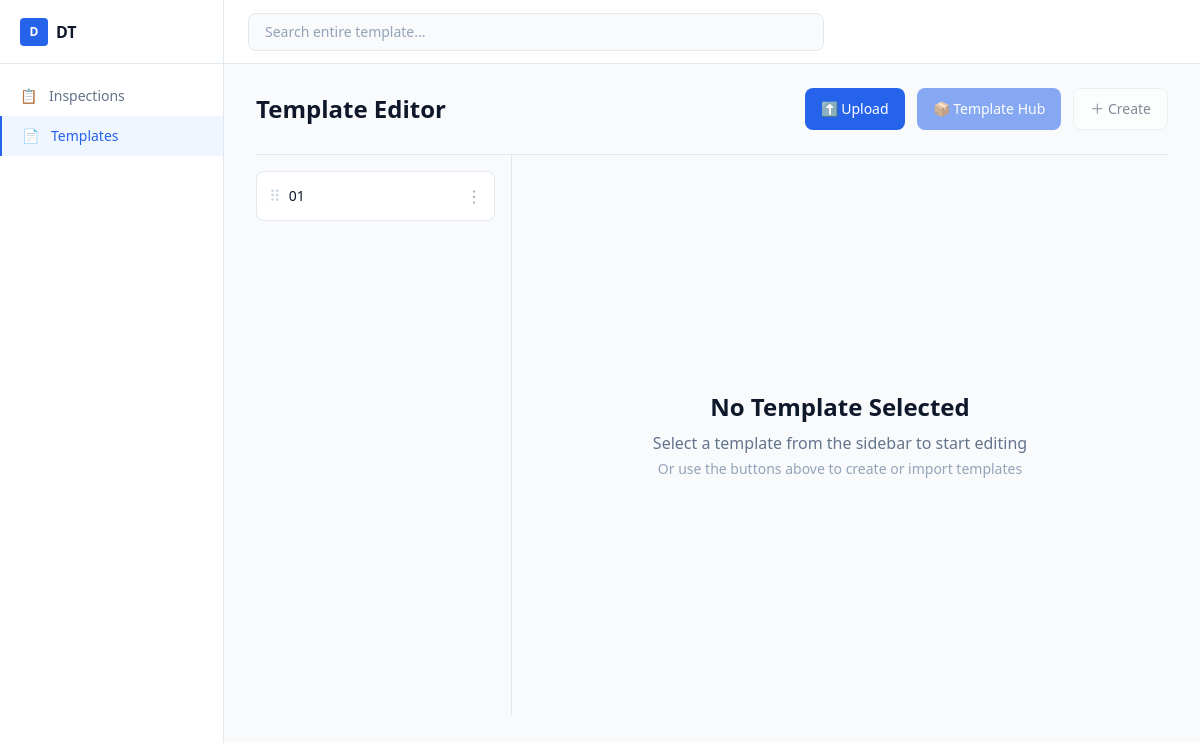
Before: / with the older database file.
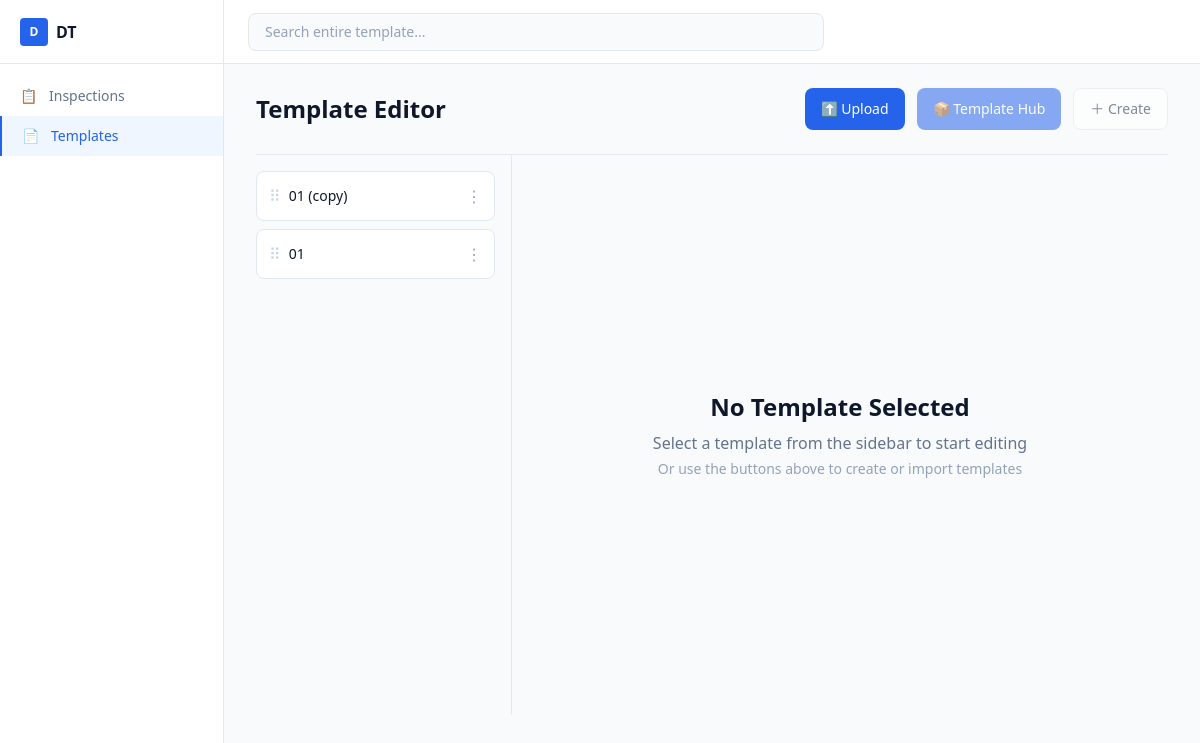
After: the same page with the newer database file.
### templates_app/models.py (models this page shows, shortened)
class Template(models.Model):
    id = models.UUIDField(primary_key=True, default=uuid.uuid4, editable=False)
    name = models.CharField(max_length=255)
    source_file_name = models.CharField(max_length=255, blank=True, null=True)
    source_template_note = models.TextField(
        blank=True,
        help_text="Which template this was exported from, and where it came from.",
    )
    copied_from = models.ForeignKey(
        "self", null=True, blank=True, on_delete=models.SET_NULL, related_name="copies"
    )
    created_at = models.DateTimeField(auto_now_add=True)
    updated_at = models.DateTimeField(auto_now=True)
    class Meta:
        ordering = ["-updated_at"]

### templates_app/views.py (the view)
# urls.py: path("", views.template_list, name="list"),
def template_list(request):
    templates = Template.objects.all()
    return render(request, "templates_app/list.html", {"templates": templates, "active": "templates"})

### templates_app/templates/templates_app/list.html (shortened to what this page needs)
{% extends "templates_app/base.html" %}
{% block content %}
<div class="px-8 py-6">
  <div class="flex items-center justify-between mb-6">
    <h1 class="text-2xl font-semibold text-slate-900">Template Editor</h1>
    <div class="flex gap-3">
      <a href="{% url 'templates_app:import' %}"
         class="inline-flex items-center gap-2 bg-brand hover:bg-brand-dark text-white text-sm font-medium px-4 py-2.5 rounded-lg">
        ⬆ Upload
      </a>
      <button disabled
         class="inline-flex items-center gap-2 bg-brand/90 text-white text-sm font-medium px-4 py-2.5 rounded-lg opacity-60 cursor-not-allowed">
        📦 Template Hub
      </button>
      <button disabled
         class="inline-flex items-center gap-2 bg-white border border-slate-200 text-slate-700 text-sm font-medium px-4 py-2.5 rounded-lg opacity-60 cursor-not-allowed">
        ＋ Create
      </button>
    </div>
  </div>
  <div class="flex gap-0 border-t border-slate-200">
    <div class="w-64 shrink-0 pt-4 pr-4 border-r border-slate-200 min-h-[70vh]">
      {% for t in templates %}
      <a href="{% url 'templates_app:editor' t.id %}"
         class="flex items-center gap-2 bg-white border border-slate-200 rounded-lg px-3 py-3 mb-2 hover:border-brand/40">
        <span class="text-slate-300 select-none">⠿</span>
        <span class="flex-1 text-sm font-medium text-slate-900 leading-snug">{{ t.name }}</span>
        <span class="text-slate-400">⋮</span>
      </a>
      {% empty %}
      <p class="text-sm text-slate-400 px-1">No templates yet.</p>
      {% endfor %}
    </div>
    <div class="flex-1 flex items-center justify-center min-h-[70vh]">
      <div class="text-center">
        <h2 class="text-2xl font-semibold text-slate-900">No Template Selected</h2>
        <p class="text-slate-500 mt-2">Select a template from the sidebar to start editing</p>
        <p class="text-slate-400 mt-1 text-sm">Or use the buttons above to create or import templates</p>
      </div>
    </div>
  </div>
</div>
{% endblock %}

### templates_app/templates/templates_app/base.html (shortened to what this page needs)
<!DOCTYPE html>
<html lang="en">
<head>
<script src="https://cdn.tailwindcss.com"></script>
</head>
<body class="bg-slate-50 text-slate-800 antialiased">
<div class="flex h-screen overflow-hidden">
  <aside class="w-56 shrink-0 bg-white border-r border-slate-200 flex flex-col">
    <div class="h-16 flex items-center gap-2 px-5 border-b border-slate-200">
      <div class="w-7 h-7 rounded bg-brand text-white flex items-center justify-center text-xs font-bold">D</div>
      <span class="font-semibold text-slate-900">DT</span>
    </div>
    <nav class="flex-1 overflow-y-auto py-3 text-sm">
      <a href="#" class="flex items-center gap-3 px-5 py-2.5 text-slate-500 hover:bg-slate-50">
        <span>📋</span> Inspections
      </a>
      <a href="{% url 'templates_app:list' %}"
         class="flex items-center gap-3 px-5 py-2.5 font-medium border-l-2
                {% if active == 'templates' %} border-brand text-brand bg-blue-50 {% else %} border-transparent text-slate-500 hover:bg-slate-50 {% endif %}">
        <span>📄</span> Templates
      </a>
    </nav>
  </aside>
  <div class="flex-1 flex flex-col overflow-hidden">
    <header class="h-16 shrink-0 bg-white border-b border-slate-200 flex items-center px-6 gap-4">
      <div class="flex-1 max-w-xl">
        <input type="text" placeholder="Search entire template..."
               class="w-full rounded-lg border border-slate-200 bg-slate-50 px-4 py-2 text-sm placeholder-slate-400 focus:outline-none focus:ring-2 focus:ring-brand/30" />
      </div>
    </header>
    <main class="flex-1 overflow-y-auto">
      {% block content %}{% endblock %}
    </main>
  </div>
</div>
</body>
</html>

Changed rows visible on the page:
added Template: name "01 (copy)"
